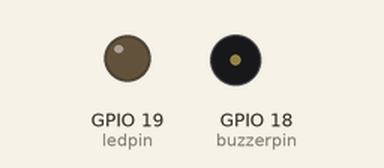
This program was run on a simulated ESP32. Shown: output pins drawn as LEDs (lit = HIGH), buzzer (waves = sounding). What the program prints to the serial monitor is not drawn.

Above: at 1.6 s.
At 20.55 s:
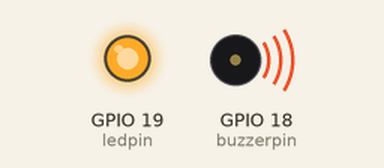
Timing chart, 0 to 20.9 s (numbered marks = the images above):
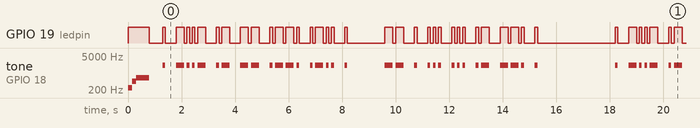

Measured:
- by itself, GPIO 19 (ledpin): moves between LOW and HIGH, repeating every 16.9 s
- by itself, tone on GPIO 18 (buzzerpin): plays 250 Hz for 0.15 s, 450 Hz for 0.15 s, 650 Hz for 0.50 s, 2100 Hz for 0.10 s, 2100 Hz for 0.30 s, 2100 Hz for 0.10 s … (258 notes in this stretch)

The program:

main.cpp
```cpp
#include <Arduino.h>
#include <cstring>

const String MorseDictionnary[39][2] ={
    {"A",".-"},
    {"B","-..."},
    {"C","-.-."},
    {"D","-.."},
    {"E","."},
    {"F","..-."},
    {"G","--."},
    {"H","...."},
    {"I",".."},
    {"J",".---"},
    {"K","-.-"},
    {"L",".-.."},
    {"M","--"},
    {"N","-."},
    {"O","---"},
    {"P",".--."},
    {"Q","--.-"},
    {"R",".-."},
    {"S","..."},
    {"T","-"},
    {"U","..-"},
    {"V","...-"},
    {"W",".--"},
    {"X","-..-"},
    {"Y","-.--"},
    {"Z","--.."},
    {"0","-----"},
    {"1",".----"},
    {"2","..---"},
    {"3","...--"},
    {"4","....-"},
    {"5","....."},
    {"6","-...."},
    {"7","--..."},
    {"8","---.."},
    {"9","----."},
    {",","--..--"},
    {".",".-.-.-"},
    {";","-.-.-."}
};

constexpr unsigned int freq = 2100;
constexpr unsigned int UNIT = 100; // Base Morse time unit in ms (tweak this!)

constexpr unsigned int buzzerpin = 18;
constexpr unsigned int ledpin = 19;

const String message_to_translate = "example message";

void init_buzzer (int pin) {
    // Setup the PWM channel
    ledcSetup(0, 2000, 8);    // Channel 0, 2000 Hz, 8-bit resolution
    ledcAttachPin(pin, 0); // Attach GPIO pin (passed from arg) to channel 0
}

void play_morse_string (String morse_string) {
    unsigned int length = morse_string.length();

    for (int i = 0; i < length; i++) {
        Serial.print(morse_string[i]);
        if (morse_string[i] == '.') {
            digitalWrite(ledpin, HIGH);
            ledcWriteTone(0, freq); // 1.5 kHz tone
            delay(UNIT); // Dot = 1 unit
        } else if (morse_string[i] == '-') {
            digitalWrite(ledpin, HIGH);
            ledcWriteTone(0, freq); // 1.5 kHz tone
            delay(3 * UNIT); // Dash = 3 units
        }
        digitalWrite(ledpin, LOW);
        ledcWriteTone(0, 0); // 1.5 kHz tone
        delay(UNIT);
    }
    Serial.println("");
}

void decode_message (String message) {

    // Serial.print("Will now play: \"");
    // Serial.print(message);
    // Serial.println("\"");

    String morseStringToBlink;
    unsigned int length = message.length();

    for (int x = 0; x < length; x++) {
        if (message[x] == ' ') {
            Serial.println("*** NEXT WORD ***");
            delay(7 * UNIT); // Word gap
        }
        for(int i = 0 ; i < 39 ; i++)
        {
            if(toUpperCase(message[x]) == MorseDictionnary[i][0][0]){
                morseStringToBlink = MorseDictionnary[i][1];
                Serial.print(message[x]);
                Serial.print("   ");
                play_morse_string(morseStringToBlink);
            }
        }
        delay(3 * UNIT);
    }

}

void setup() {

    Serial.begin(115200);
    Serial.print("Booting");
    init_buzzer(buzzerpin);
    pinMode(ledpin, OUTPUT);

    ledcWriteTone(0, 250); // 1.5 kHz tone
    digitalWrite(ledpin, HIGH);
    delay(150); // Play for 150ms
    ledcWriteTone(0, 450); // 1.5 kHz tone
    delay(150); // Play for 150ms
    ledcWriteTone(0, 650); // 1.5 kHz tone
    delay(500);
    ledcWriteTone(0, 0); // 1.5 kHz tone
    digitalWrite(ledpin, LOW);

    delay(500);

    Serial.println("\n\n\n");

}

void loop() {

    decode_message(message_to_translate);
    // Serial.println("Stand by...\n\n");
    Serial.println("\n\n");
    delay(2500);

}
```
